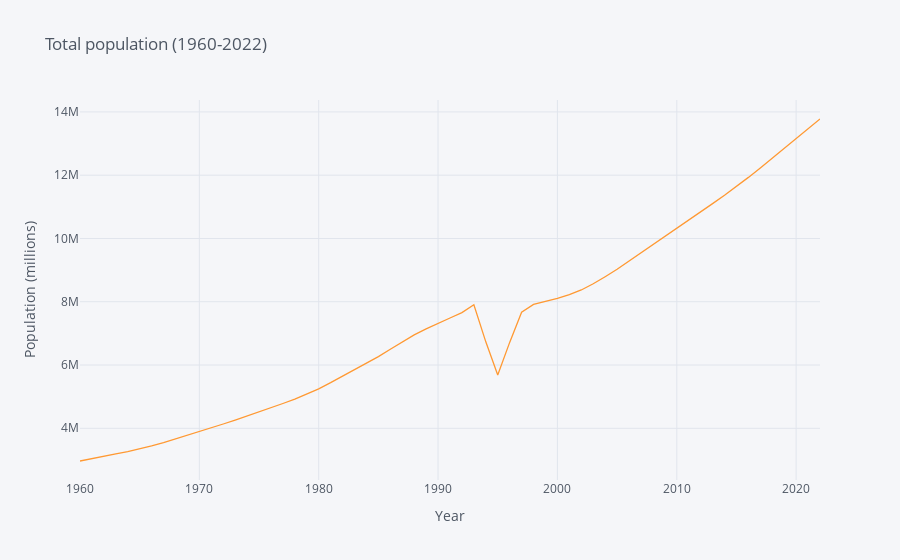

Notebook source saved alongside this figure:
### Markdown cell above
#### Total Population <a name="total-population"></a>

### Code cell
"""Total population over time."""

# One variable: Total population
variable_labels = {"SP.POP.TOTL":"Rwandan Population"}

# Set country to Rwanda
Rwanda = {"RWA":"Rwanda"}

# Get dataframe
rwanda = wbdata.get_dataframe(variable_labels, country="RWA")

# Date index is of type string; change to integers
rwanda.index = rwanda.index.astype(int)

# Print graph from 1960-2022.
rwanda.iplot(title="Total population (1960-2022)",xTitle='Year',yTitle='Population (millions)')

### Figure 1 — Plotly figure (JSON) as saved in the notebook; plotly's stock layout.template omitted (floating-point values rounded to 4 significant figures)
{"data": [{"line": {"color": "rgba(255, 153, 51, 1.0)", "dash": "solid", "shape": "linear", "width": 1.3}, "mode": "lines", "name": "Rwandan Population", "text": "", "type": "scatter", "x": [2022, 2021, 2020, 2019, 2018, 2017, 2016, 2015, 2014, 2013, 2012, 2011, 2010, 2009, 2008, 2007, 2006, 2005, 2004, 2003, 2002, 2001, 2000, 1999, 1998, 1997, 1996, 1995, 1994, 1993, 1992, 1991, 1990, 1989, 1988, 1987, 1986, 1985, 1984, 1983, 1982, 1981, 1980, 1979, 1978, 1977, 1976, 1975, 1974, 1973, 1972, 1971, 1970, 1969, 1968, 1967, 1966, 1965, 1964, 1963, 1962, 1961, 1960], "y": [13776698, 13461888, 13146362, 12835028, 12531808, 12230339, 11930899, 11642959, 11368451, 11101350, 10840334, 10576932, 10309031, 10043737, 9781996, 9523168, 9270066, 9026299, 8791853, 8567992, 8372306, 8223941, 8109989, 8009587, 7914645, 7666732, 6715510, 5686897, 6732665, 7904740, 7657208, 7485681, 7319962, 7141974, 6953975, 6735829, 6497804, 6266752, 6056729, 5859396, 5652900, 5441966, 5247532, 5074374, 4921953, 4783252, 4648207, 4515756, 4386369, 4259484, 4135579, 4015403, 3896367, 3777879, 3662010, 3549461, 3444021, 3348631, 3263640, 3191311, 3122124, 3046654, 2966162]}], "layout": {"autosize": true, "legend": {"bgcolor": "#F5F6F9", "font": {"color": "#4D5663"}}, "paper_bgcolor": "#F5F6F9", "plot_bgcolor": "#F5F6F9", "title": {"font": {"color": "#4D5663"}, "text": "Total population (1960-2022)"}, "xaxis": {"autorange": true, "gridcolor": "#E1E5ED", "range": [1960, 2022], "showgrid": true, "tickfont": {"color": "#4D5663"}, "title": {"font": {"color": "#4D5663"}, "text": "Year"}, "type": "linear", "zerolinecolor": "#E1E5ED"}, "yaxis": {"autorange": true, "gridcolor": "#E1E5ED", "range": [2366000.0, 14380000.0], "showgrid": true, "tickfont": {"color": "#4D5663"}, "title": {"font": {"color": "#4D5663"}, "text": "Population (millions)"}, "type": "linear", "zerolinecolor": "#E1E5ED"}}}
